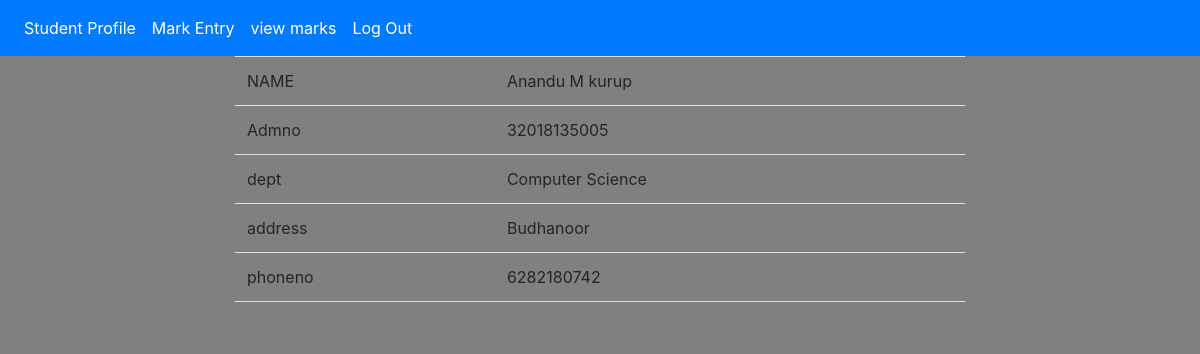
The page /studprof.php (signed in) on the database its author committed.
### tables this page shows
CREATE TABLE `student` (
  `id` int(11) NOT NULL,
  `prof_pic_link` varchar(700) NOT NULL,
  `name` varchar(25) NOT NULL,
  `admno` bigint(11) NOT NULL,
  `dept` varchar(20) NOT NULL,
  `address` varchar(100) NOT NULL,
  `phoneno` bigint(11) NOT NULL,
  `username` varchar(25) NOT NULL,
  `password` varchar(25) NOT NULL,
  `flag` int(11) NOT NULL
);

### studprof.php (the view, shortened to what this page needs)
<?php
include './stud_navbar.php';
?>
<div class="container">
<div class="row">
<div class="col col-12 col-sm-2"></div>
<div class="col col-12 col-sm-8">
<?php
$studid=$_SESSION["studid"];
$server_name="localhost";
$db_username="root";
$db_password="";
$db_name="training";
$conn=new mysqli($server_name,$db_username,$db_password,$db_name);
$sql = "SELECT `id`, `name`, `admno`, `dept`, `address`, `phoneno`, `username`, `password`, `flag` FROM `student` WHERE `id`=$studid";
$result = $conn->query($sql);
if ($result->num_rows > 0) {
    while($row = $result->fetch_assoc()) {
        $name= $row["name"];
        $admno= $row["admno"];
        $dept= $row["dept"];
        $address= $row["address"];
        $phoneno= $row["phoneno"];
       echo "<table class='table'>
       <tr>
           <td>NAME</td>
           <td>$name</td>
       </tr>
       <tr>
           <td>Admno</td>
           <td>$admno</td>
       </tr>
       <tr>
           <td>dept</td>
           <td> $dept</td>
       </tr><tr>
           <td>address</td>
           <td>$address</td>
       </tr><tr>
           <td>phoneno</td>
           <td>$phoneno</td>
       </tr><tr>
           <td></td>
           <td></td>
       </tr>
       </table>";
    }
} else {
    echo "0 results";
}
?>
</div>
<div class="col col-12 col-sm-2"></div>
</div>
</div>

### rows shown on the page
student: name "Anandu M kurup", admno "32018135005", dept "Computer Science", address "Budhanoor", phoneno "6282180742"
